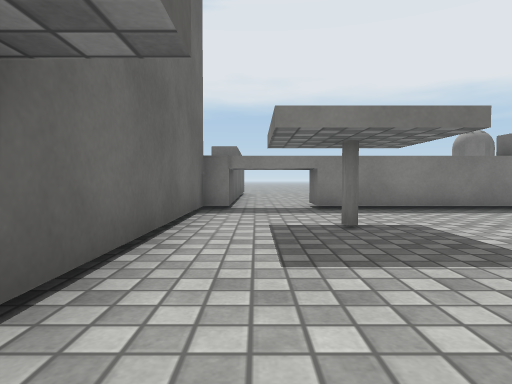
View 1 (above)

12 first-person views from a walk through a scene from a Unity 3-D project. The camera is 0.59 m above the floor, tilts 2° down and sees 75° across. The floor is counted in squares, 1 m on a side. Each view is taken from the middle of a square. On the plan, view 1 faces up. The plan holds only what a view shows up to about 9 squares ahead; the rest is blank. The place goes on beyond the plan. Surface patterns are stand-ins for the level's own textures.

View 2
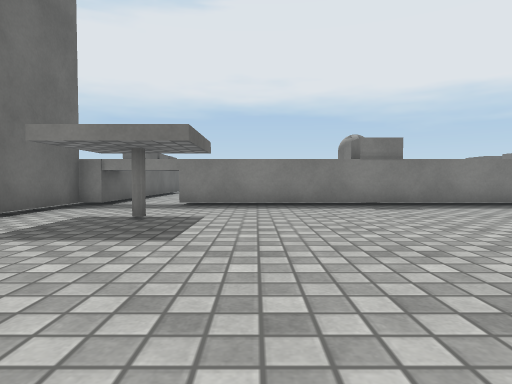

View 3
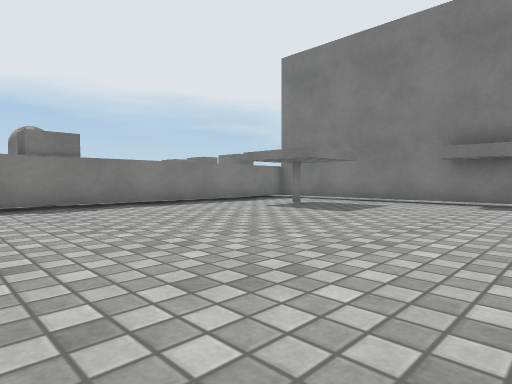

View 4
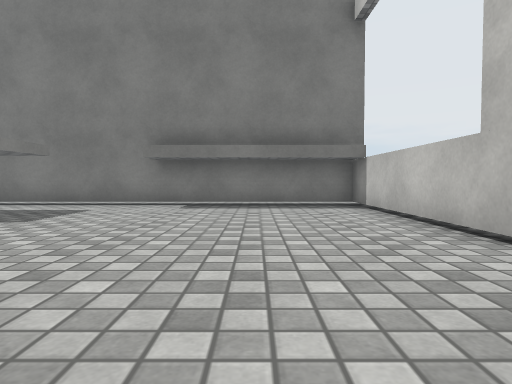

View 5
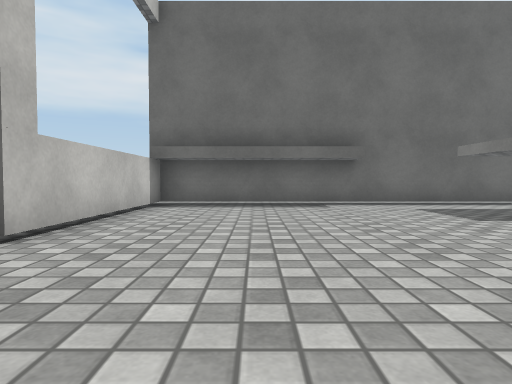

View 6
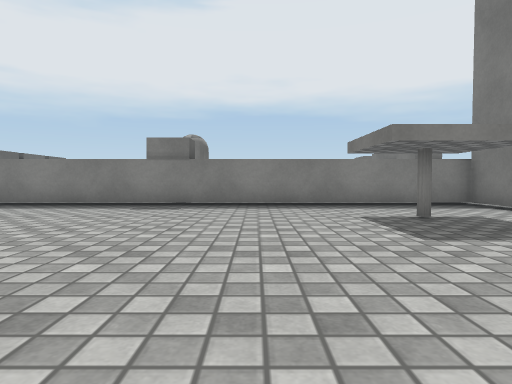

View 7
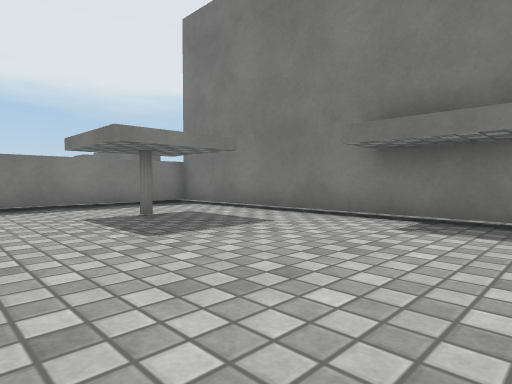

View 8
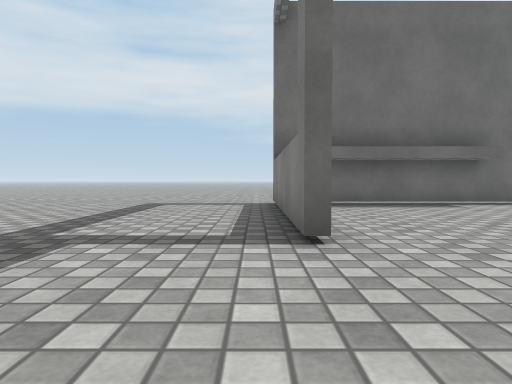

View 9
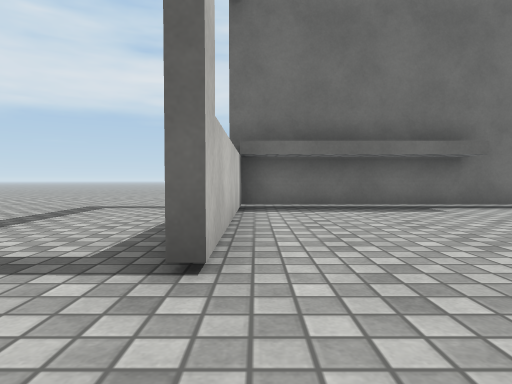

View 10
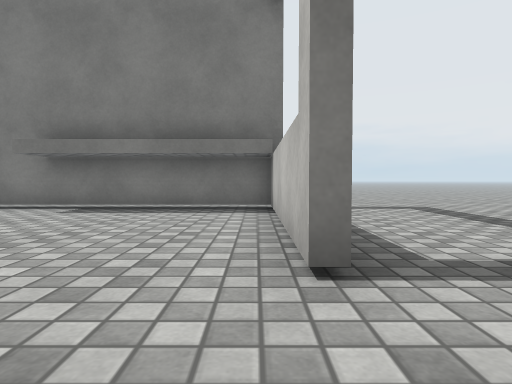

View 11
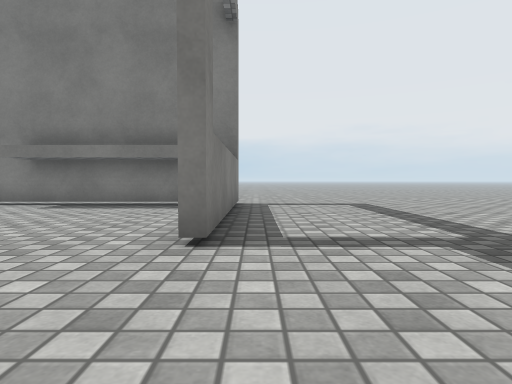

View 12
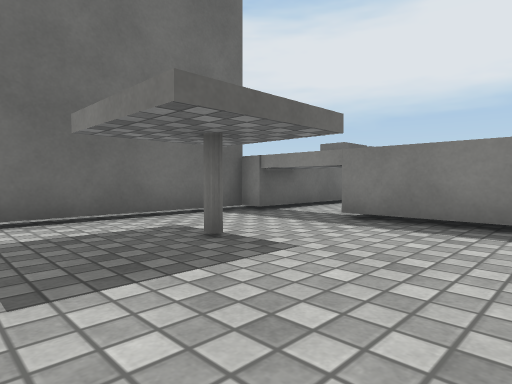

### Floor plan
Key: @ floor where view 1 was taken; # wall or solid block; . floor; T thing the floor can be seen under or through; O other object.
Columns run from 3 left of view 1 to 15 right of it. Each row starts with its distance up from view 1.
 10   #      O
  9   #..    O
  8   #..    ..  ..
  7  .###############.
  6  .#.............#.
  5  .#.............T.
  4  .#.#.........#.T.
  3  .#.............T.
  2  .#.............T.
  1  .#.............T.
  0  .#@............T.
 -1  .#.............T.
 -2  .#.............T.
 -3  .#.............#.
 -4  .######...######.
 -5  .................
 -6 ......... .........
 -7 ........   ........
 -8 ......       ......
 -9 .....         .....
-10 ...             ...

Positions as (right, up) in squares from view 1, and headings:
1: (0, 0), facing up
2: (3, -1), facing up
3: (4, -1), facing up-right
4: (5, -1), facing right
5: (7, -1), facing left
6: (8, -1), facing up
7: (8, -1), facing up-right
8: (7, -4), facing left
9: (6, -3), facing left
10: (6, -3), facing right
11: (5, -4), facing right
12: (4, 2), facing up-left
